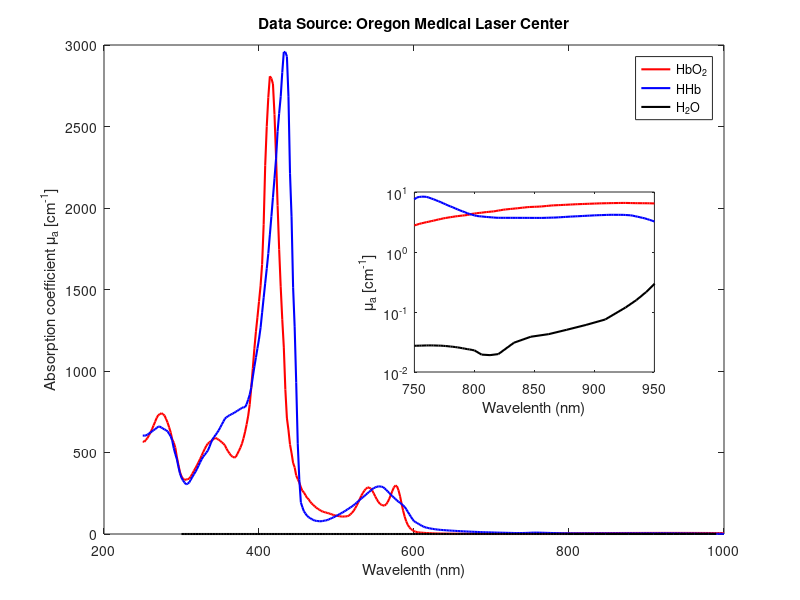

This figure's MATLAB source:
function [mua,coeff]=HbAbsCoeffs()

%MOLAR EXTINCTION CEOFFICIENTS (cm-1/M)
%To convert this data to absorption coefficient
%in (cm-1), multiply by the molar concentration and 2.303,
%
% \mu_a = (2.303) e (x g/liter)/(64,500 g Hb/mole) 
%
%where x is the number of grams per liter. A typical
%value of x for whole blood is x=150 g Hb/liter. 
%
%downloaded from OMLC by FOE (18-Aug-2008)


%lambda	Hb02	Hb
%nm	cm-1/M	cm-1/M
coeff=[...
250	106112	112736; ...
252	105552	112736; ...
254	107660	112736; ...
256	109788	113824; ...
258	112944	115040; ...
260	116376	116296; ...
262	120188	117564; ...
264	124412	118876; ...
266	128696	120208; ...
268	133064	121544; ...
270	136068	122880; ...
272	137232	123096; ...
274	138408	121952; ...
276	137424	120808; ...
278	135820	119840; ...
280	131936	118872; ...
282	127720	117628; ...
284	122280	114820; ...
286	116508	112008; ...
288	108484	107140; ...
290	104752	98364; ...
292	98936	91636; ...
294	88136	85820; ...
296	79316	77100; ...
298	70884	69444; ...
300	65972	64440; ...
302	63208	61300; ...
304	61952	58828; ...
306	62352	56908; ...
308	62856	57620; ...
310	63352	59156; ...
312	65972	62248; ...
314	69016	65344; ...
316	72404	68312; ...
318	75536	71208; ...
320	78752	74508; ...
322	82256	78284; ...
324	85972	82060; ...
326	89796	85592; ...
328	93768	88516; ...
330	97512	90856; ...
332	100964	93192; ...
334	103504	95532; ...
336	104968	99792; ...
338	106452	104476; ...
340	107884	108472; ...
342	109060	110996; ...
344	110092	113524; ...
346	109032	116052; ...
348	107984	118752; ...
350	106576	122092; ...
352	105040	125436; ...
354	103696	128776; ...
356	101568	132120; ...
358	97828	133632; ...
360	94744	134940; ...
362	92248	136044; ...
364	89836	136972; ...
366	88484	137900; ...
368	87512	138856; ...
370	88176	139968; ...
372	91592	141084; ...
374	95140	142196; ...
376	98936	143312; ...
378	103432	144424; ...
380	109564	145232; ...
382	116968	145232; ...
384	125420	148668; ...
386	135132	153908; ...
388	148100	159544; ...
390	167748	167780; ...
392	189740	180004; ...
394	212060	191540; ...
396	231612	202124; ...
398	248404	212712; ...
400	266232	223296; ...
402	284224	236188; ...
404	308716	253368; ...
406	354208	270548; ...
408	422320	287356; ...
410	466840	303956; ...
412	500200	321344; ...
414	524280	342596; ...
416	521880	363848; ...
418	515520	385680; ...
420	480360	407560; ...
422	431880	429880; ...
424	376236	461200; ...
426	326032	481840; ...
428	283112	500840; ...
430	246072	528600; ...
432	214120	552160; ...
434	165332	552160; ...
436	132820	547040; ...
438	119140	501560; ...
440	102580	413280; ...
442	92780	363240; ...
444	81444	282724; ...
446	76324	237224; ...
448	67044	173320; ...
450	62816	103292; ...
452	58864	62640; ...
454	53552	36170; ...
456	49496	30698.8; ...
458	47496	25886.4; ...
460	44480	23388.8; ...
462	41320	20891.2; ...
464	39807.2	19260.8; ...
466	37073.2	18142.4; ...
468	34870.8	17025.6; ...
470	33209.2	16156.4; ...
472	31620	15310; ...
474	30113.6	15048.4; ...
476	28850.8	14792.8; ...
478	27718	14657.2; ...
480	26629.2	14550; ...
482	25701.6	14881.2; ...
484	25180.4	15212.4; ...
486	24669.6	15543.6; ...
488	24174.8	15898; ...
490	23684.4	16684; ...
492	23086.8	17469.6; ...
494	22457.6	18255.6; ...
496	21850.4	19041.2; ...
498	21260	19891.2; ...
500	20932.8	20862; ...
502	20596.4	21832.8; ...
504	20418	22803.6; ...
506	19946	23774.4; ...
508	19996	24745.2; ...
510	20035.2	25773.6; ...
512	20150.4	26936.8; ...
514	20429.2	28100; ...
516	21001.6	29263.2; ...
518	22509.6	30426.4; ...
520	24202.4	31589.6; ...
522	26450.4	32851.2; ...
524	29269.2	34397.6; ...
526	32496.4	35944; ...
528	35990	37490; ...
530	39956.8	39036.4; ...
532	43876	40584; ...
534	46924	42088; ...
536	49752	43592; ...
538	51712	45092; ...
540	53236	46592; ...
542	53292	48148; ...
544	52096	49708; ...
546	49868	51268; ...
548	46660	52496; ...
550	43016	53412; ...
552	39675.2	54080; ...
554	36815.2	54520; ...
556	34476.8	54540; ...
558	33456	54164; ...
560	32613.2	53788; ...
562	32620	52276; ...
564	33915.6	50572; ...
566	36495.2	48828; ...
568	40172	46948; ...
570	44496	45072; ...
572	49172	43340; ...
574	53308	41716; ...
576	55540	40092; ...
578	54728	38467.6; ...
580	50104	37020; ...
582	43304	35676.4; ...
584	34639.6	34332.8; ...
586	26600.4	32851.6; ...
588	19763.2	31075.2; ...
590	14400.8	28324.4; ...
592	10468.4	25470; ...
594	7678.8	22574.8; ...
596	5683.6	19800; ...
598	4504.4	17058.4; ...
600	3200	14677.2; ...
602	2664	13622.4; ...
604	2128	12567.6; ...
606	1789.2	11513.2; ...
608	1647.6	10477.6; ...
610	1506	9443.6; ...
612	1364.4	8591.2; ...
614	1222.8	7762; ...
616	1110	7344.8; ...
618	1026	6927.2; ...
620	942	6509.6; ...
622	858	6193.2; ...
624	774	5906.8; ...
626	707.6	5620; ...
628	658.8	5366.8; ...
630	610	5148.8; ...
632	561.2	4930.8; ...
634	512.4	4730.8; ...
636	478.8	4602.4; ...
638	460.4	4473.6; ...
640	442	4345.2; ...
642	423.6	4216.8; ...
644	405.2	4088.4; ...
646	390.4	3965.08; ...
648	379.2	3857.6; ...
650	368	3750.12; ...
652	356.8	3642.64; ...
654	345.6	3535.16; ...
656	335.2	3427.68; ...
658	325.6	3320.2; ...
660	319.6	3226.56; ...
662	314	3140.28; ...
664	308.4	3053.96; ...
666	302.8	2967.68; ...
668	298	2881.4; ...
670	294	2795.12; ...
672	290	2708.84; ...
674	285.6	2627.64; ...
676	282	2554.4; ...
678	279.2	2481.16; ...
680	277.6	2407.92; ...
682	276	2334.68; ...
684	274.4	2261.48; ...
686	272.8	2188.24; ...
688	274.4	2115; ...
690	276	2051.96; ...
692	277.6	2000.48; ...
694	279.2	1949.04; ...
696	282	1897.56; ...
698	286	1846.08; ...
700	290	1794.28; ...
702	294	1741; ...
704	298	1687.76; ...
706	302.8	1634.48; ...
708	308.4	1583.52; ...
710	314	1540.48; ...
712	319.6	1497.4; ...
714	325.2	1454.36; ...
716	332	1411.32; ...
718	340	1368.28; ...
720	348	1325.88; ...
722	356	1285.16; ...
724	364	1244.44; ...
726	372.4	1203.68; ...
728	381.2	1152.8; ...
730	390	1102.2; ...
732	398.8	1102.2; ...
734	407.6	1102.2; ...
736	418.8	1101.76; ...
738	432.4	1100.48; ...
740	446	1115.88; ...
742	459.6	1161.64; ...
744	473.2	1207.4; ...
746	487.6	1266.04; ...
748	502.8	1333.24; ...
750	518	1405.24; ...
752	533.2	1515.32; ...
754	548.4	1541.76; ...
756	562	1560.48; ...
758	574	1560.48; ...
760	586	1548.52; ...
762	598	1508.44; ...
764	610	1459.56; ...
766	622.8	1410.52; ...
768	636.4	1361.32; ...
770	650	1311.88; ...
772	663.6	1262.44; ...
774	677.2	1213; ...
776	689.2	1163.56; ...
778	699.6	1114.8; ...
780	710	1075.44; ...
782	720.4	1036.08; ...
784	730.8	996.72; ...
786	740	957.36; ...
788	748	921.8; ...
790	756	890.8; ...
792	764	859.8; ...
794	772	828.8; ...
796	786.4	802.96; ...
798	807.2	782.36; ...
800	816	761.72; ...
802	828	743.84; ...
804	836	737.08; ...
806	844	730.28; ...
808	856	723.52; ...
810	864	717.08; ...
812	872	711.84; ...
814	880	706.6; ...
816	887.2	701.32; ...
818	901.6	696.08; ...
820	916	693.76; ...
822	930.4	693.6; ...
824	944.8	693.48; ...
826	956.4	693.32; ...
828	965.2	693.2; ...
830	974	693.04; ...
832	982.8	692.92; ...
834	991.6	692.76; ...
836	1001.2	692.64; ...
838	1011.6	692.48; ...
840	1022	692.36; ...
842	1032.4	692.2; ...
844	1042.8	691.96; ...
846	1050	691.76; ...
848	1054	691.52; ...
850	1058	691.32; ...
852	1062	691.08; ...
854	1066	690.88; ...
856	1072.8	690.64; ...
858	1082.4	692.44; ...
860	1092	694.32; ...
862	1101.6	696.2; ...
864	1111.2	698.04; ...
866	1118.4	699.92; ...
868	1123.2	701.8; ...
870	1128	705.84; ...
872	1132.8	709.96; ...
874	1137.6	714.08; ...
876	1142.8	718.2; ...
878	1148.4	722.32; ...
880	1154	726.44; ...
882	1159.6	729.84; ...
884	1165.2	733.2; ...
886	1170	736.6; ...
888	1174	739.96; ...
890	1178	743.6; ...
892	1182	747.24; ...
894	1186	750.88; ...
896	1190	754.52; ...
898	1194	758.16; ...
900	1198	761.84; ...
902	1202	765.04; ...
904	1206	767.44; ...
906	1209.2	769.8; ...
908	1211.6	772.16; ...
910	1214	774.56; ...
912	1216.4	776.92; ...
914	1218.8	778.4; ...
916	1220.8	778.04; ...
918	1222.4	777.72; ...
920	1224	777.36; ...
922	1225.6	777.04; ...
924	1227.2	776.64; ...
926	1226.8	772.36; ...
928	1224.4	768.08; ...
930	1222	763.84; ...
932	1219.6	752.28; ...
934	1217.2	737.56; ...
936	1215.6	722.88; ...
938	1214.8	708.16; ...
940	1214	693.44; ...
942	1213.2	678.72; ...
944	1212.4	660.52; ...
946	1210.4	641.08; ...
948	1207.2	621.64; ...
950	1204	602.24; ...
952	1200.8	583.4; ...
954	1197.6	568.92; ...
956	1194	554.48; ...
958	1190	540.04; ...
960	1186	525.56; ...
962	1182	511.12; ...
964	1178	495.36; ...
966	1173.2	473.32; ...
968	1167.6	451.32; ...
970	1162	429.32; ...
972	1156.4	415.28; ...
974	1150.8	402.28; ...
976	1144	389.288; ...
978	1136	374.944; ...
980	1128	359.656; ...
982	1120	344.372; ...
984	1112	329.084; ...
986	1102.4	313.796; ...
988	1091.2	298.508; ...
990	1080	283.22; ...
992	1068.8	267.932; ...
994	1057.6	252.648; ...
996	1046.4	237.36; ...
998	1035.2	222.072; ...
1000	1024	206.784];

%Conversion to absorption coefficient
% \mu_a = (2.303) e (x g/liter)/(64,500 g Hb/mole) 
tmpmua = (2.303).* coeff(:,2:3).* (150/64500);
mua=[coeff(:,1) tmpmua];

c=coeff;
%c=mua;
ytag='Molar extinction coefficient \epsilon [cm^{-1}/M]';
ytagShort='\epsilon [cm^{-1}/M]';
%ytag='Absorption coefficient \mu_a [cm^{-1}]';
%ytagShort='\mu_a [cm^{-1}]';



%%================================
%% Figure for Dan thesis
%%================================
% lineWidth=1.5;
% %scale='linear';
% scale='log';
% figure
% axes
% hold on
% if strcmp(scale,'log')
%     semilogy(c(:,1),c(:,2),'r-',c(:,1),c(:,3),'b-','LineWidth',lineWidth);
%     %semilogy(,'LineWidth',lineWidth);
% else %linear scale
%     plot(c(:,1),c(:,2),'r-','LineWidth',lineWidth);
%     plot(c(:,1),c(:,3),'b-','LineWidth',lineWidth);
% end
% box on, grid on
% legend('HbO_2','HHb');
% xlabel('Wavelenth (nm)');
% ylabel(ytag);
% title('Data Source: Oregon Medical Laser Center');
% 
% scale='linear';
% lowWLength=650;%480;
% highWLength=1000;%630;
% lowWavelengthIdx=find(c(:,1)==lowWLength);
% highWavelengthIdx=find(c(:,1)==highWLength);
% hZoom = axes('units','normalized','position',[0.518 0.38 0.3 0.3]);
% hold on
% if strcmp(scale,'log')
%     semilogy(c(lowWavelengthIdx:highWavelengthIdx,1),...
%         c(lowWavelengthIdx:highWavelengthIdx,2),...
%         'r-','LineWidth',lineWidth);
%     semilogy(c(lowWavelengthIdx:highWavelengthIdx,1),...
%         c(lowWavelengthIdx:highWavelengthIdx,3),...
%         'b-','LineWidth',lineWidth);
% else %linear scale
%     plot(c(lowWavelengthIdx:highWavelengthIdx,1),...
%         c(lowWavelengthIdx:highWavelengthIdx,2),...
%         'r-','LineWidth',lineWidth);
%     plot(c(lowWavelengthIdx:highWavelengthIdx,1),...
%         c(lowWavelengthIdx:highWavelengthIdx,3),...
%             'b-','LineWidth',lineWidth);
% end
% box on, grid on
% %legend('HbO_2','HHb');
% set(hZoom,'XLim',[lowWLength highWLength]);
% set(hZoom,'YLim',[0 4000]);
% xlabel('Wavelenth (nm)');
% ylabel(ytagShort);




%%================================
%% Figure for Dave thesis
%%================================
c=mua;
w_mua = getWaterAbsorption();
ytag='Absorption coefficient \mu_a [cm^{-1}]';
ytagShort='\mu_a [cm^{-1}]';

lineWidth=1.5;
scale='linear';
%scale='log';
figure
axes
hold on
plot(c(:,1),c(:,2),'r-','LineWidth',lineWidth);
plot(c(:,1),c(:,3),'b-','LineWidth',lineWidth);
idx = find(w_mua(:,1)<1000,1,'last');
plot(w_mua(1:idx,1),w_mua(1:idx,2),'k-','LineWidth',lineWidth);
if strcmp(scale,'log')
    set(gca,'YScale','log');
    %set(hZoom,'YLim',[0.001 101]);
    %set(hZoom,'YTick',[0.001 0.01 0.1 1 10 100]);
else %linear scale
    %set(hZoom,'YLim',[0 25]);
end
box on, %grid on
legend('HbO_2','HHb','H_2O');
xlabel('Wavelenth (nm)');
ylabel(ytag);
title('Data Source: Oregon Medical Laser Center');

largeplotscale=scale;
scale='log';
lowWLength=750;%480;
highWLength=950;%630;
lowWavelengthIdx=find(c(:,1)==lowWLength);
highWavelengthIdx=find(c(:,1)==highWLength);
w_lowWavelengthIdx=find(w_mua(:,1)<=lowWLength,1,'last');
w_highWavelengthIdx=find(w_mua(:,1)>=highWLength,1,'first');
hZoom = axes('units','normalized','position',[0.518 0.38 0.3 0.3]);
if strcmp(largeplotscale,'log')
    set(hZoom,'position',[0.16 0.38 0.3 0.3]);
    set(hZoom,'YAxisLocation','right');
end
hold on
plot(c(lowWavelengthIdx:highWavelengthIdx,1),...
    c(lowWavelengthIdx:highWavelengthIdx,2),...
    'r-','LineWidth',lineWidth);
plot(c(lowWavelengthIdx:highWavelengthIdx,1),...
    c(lowWavelengthIdx:highWavelengthIdx,3),...
    'b-','LineWidth',lineWidth);
plot(w_mua(w_lowWavelengthIdx:w_highWavelengthIdx,1),...
    w_mua(w_lowWavelengthIdx:w_highWavelengthIdx,2),...
    'k-','LineWidth',lineWidth);
if strcmp(scale,'log')
    set(gca,'YScale','log');
    set(hZoom,'YLim',[0.001 101]);
    set(hZoom,'YTick',[0.001 0.01 0.1 1 10 100]);
else %linear scale
    set(hZoom,'YLim',[0 25]);
end
box on, %grid on
%legend('HbO_2','HHb','H_2O');
set(hZoom,'XLim',[lowWLength highWLength]);
if strcmp(scale,'log')
    set(hZoom,'YLim',[10^-2 10^1]);
end
xlabel('Wavelenth (nm)');
ylabel(ytagShort);





end


%% AUXILIAR FUNCTIONS
function w_mua = getWaterAbsorption()
%WATER ABSORPTION COEFFICIENT
%
% Two datasets are combined as they cover different range of the spectrum
%and I couldn't find a single source covering the whole spectrum
%

%Data from:
%H. Buiteveld and J. M. H. Hakvoort and M. Donze, "The optical properties
%of pure water," in SPIE Proceedings on Ocean Optics XII, edited by J. S.
%Jaffe, 2258, 174--183, (1994).
%
% in Oregon Medical Laser Center:
% http://omlc.ogi.edu/spectra/water/data/buiteveld94.dat
%
% A few other measurements by other authors are available.
%I choose this one because it gives a reasonable spectra (300 to 800nm)
%and it is one of the newest.

%lambda	 absorption
% (nm) 	   (1/cm)   
w_mua_buiteveld = [300	 0.000382; ...
302	 0.000361; ...
304	 0.000341; ...
306	 0.000323; ...
308	 0.000305; ...
310	 0.000288; ...
312	 0.000272; ...
314	 0.000257; ...
316	 0.000242; ...
318	 0.000228; ...
320	 0.000215; ...
322	 0.000203; ...
324	 0.000191; ...
326	 0.00018; ...
328	 0.00017; ...
330	 0.00016; ...
332	 0.000151; ...
334	 0.000142; ...
336	 0.000134; ...
338	 0.000127; ...
340	 0.000119; ...
342	 0.000113; ...
344	 0.000107; ...
346	 0.000101; ...
348	 9.6e-05; ...
350	 9.1e-05; ...
352	 8.6e-05; ...
354	 8.2e-05; ...
356	 7.8e-05; ...
358	 7.5e-05; ...
360	 7.1e-05; ...
362	 6.9e-05; ...
364	 6.6e-05; ...
366	 6.4e-05; ...
368	 6.2e-05; ...
370	 6e-05; ...
372	 5.8e-05; ...
374	 5.7e-05; ...
376	 5.6e-05; ...
378	 5.5e-05; ...
380	 5.4e-05; ...
382	 5.4e-05; ...
384	 5.3e-05; ...
386	 5.3e-05; ...
388	 5.3e-05; ...
390	 5.4e-05; ...
392	 5.4e-05; ...
394	 5.4e-05; ...
396	 5.5e-05; ...
398	 5.6e-05; ...
400	 5.8e-05; ...
402	 5.9e-05; ...
404	 6.1e-05; ...
406	 6.3e-05; ...
408	 6.5e-05; ...
410	 6.7e-05; ...
412	 6.9e-05; ...
414	 7.2e-05; ...
416	 7.4e-05; ...
418	 7.6e-05; ...
420	 7.9e-05; ...
422	 8.2e-05; ...
424	 8.4e-05; ...
426	 8.7e-05; ...
428	 8.9e-05; ...
430	 9.2e-05; ...
432	 9.4e-05; ...
434	 9.7e-05; ...
436	 9.9e-05; ...
438	 0.000102; ...
440	 0.000104; ...
442	 0.000106; ...
444	 0.000108; ...
446	 0.00011; ...
448	 0.000112; ...
450	 0.000114; ...
452	 0.000116; ...
454	 0.000118; ...
456	 0.00012; ...
458	 0.000122; ...
460	 0.000124; ...
462	 0.000126; ...
464	 0.000128; ...
466	 0.00013; ...
468	 0.000133; ...
470	 0.000135; ...
472	 0.000138; ...
474	 0.000141; ...
476	 0.000144; ...
478	 0.000148; ...
480	 0.000152; ...
482	 0.000157; ...
484	 0.000162; ...
486	 0.000167; ...
488	 0.000174; ...
490	 0.000181; ...
492	 0.000189; ...
494	 0.000198; ...
496	 0.000209; ...
498	 0.000223; ...
500	 0.000238; ...
502	 0.000255; ...
504	 0.000273; ...
506	 0.000291; ...
508	 0.00031; ...
510	 0.000329; ...
512	 0.000349; ...
514	 0.000368; ...
516	 0.000386; ...
518	 0.000404; ...
520	 0.000409; ...
522	 0.000416; ...
524	 0.000409; ...
526	 0.000427; ...
528	 0.000423; ...
530	 0.000429; ...
532	 0.000445; ...
534	 0.000456; ...
536	 0.00047; ...
538	 0.00048; ...
540	 0.000495; ...
542	 0.000503; ...
544	 0.000527; ...
546	 0.000544; ...
548	 0.000564; ...
550	 0.000588; ...
552	 0.000611; ...
554	 0.000631; ...
556	 0.000646; ...
558	 0.000658; ...
560	 0.000672; ...
562	 0.000686; ...
564	 0.000699; ...
566	 0.000718; ...
568	 0.000734; ...
570	 0.000759; ...
572	 0.000787; ...
574	 0.000819; ...
576	 0.000858; ...
578	 0.000896; ...
580	 0.000952; ...
582	 0.001; ...
584	 0.001079; ...
586	 0.001159; ...
588	 0.001253; ...
590	 0.001356; ...
592	 0.001459; ...
594	 0.001567; ...
596	 0.0017; ...
598	 0.00186; ...
600	 0.002224; ...
602	 0.002366; ...
604	 0.002448; ...
606	 0.002587; ...
608	 0.002653; ...
610	 0.002691; ...
612	 0.002715; ...
614	 0.00274; ...
616	 0.002764; ...
618	 0.002785; ...
620	 0.00281; ...
622	 0.002839; ...
624	 0.002868; ...
626	 0.002893; ...
628	 0.002922; ...
630	 0.002955; ...
632	 0.002988; ...
634	 0.003011; ...
636	 0.003038; ...
638	 0.003076; ...
640	 0.003111; ...
642	 0.003144; ...
644	 0.003181; ...
646	 0.003223; ...
648	 0.003263; ...
650	 0.003315; ...
652	 0.003362; ...
654	 0.003423; ...
656	 0.003508; ...
658	 0.003636; ...
660	 0.003791; ...
662	 0.003931; ...
664	 0.004019; ...
666	 0.004072; ...
668	 0.004098; ...
670	 0.004122; ...
672	 0.00415; ...
674	 0.004173; ...
676	 0.004223; ...
678	 0.00427; ...
680	 0.004318; ...
682	 0.004381; ...
684	 0.004458; ...
686	 0.004545; ...
688	 0.004646; ...
690	 0.00476; ...
692	 0.004903; ...
694	 0.005071; ...
696	 0.005244; ...
698	 0.00547; ...
700	 0.005722; ...
702	 0.005995; ...
704	 0.006303; ...
706	 0.006628; ...
708	 0.006993; ...
710	 0.007415; ...
712	 0.007893; ...
714	 0.008445; ...
716	 0.009109; ...
718	 0.009871; ...
720	 0.010724; ...
722	 0.011679; ...
724	 0.012684; ...
726	 0.013719; ...
728	 0.01487; ...
730	 0.016211; ...
732	 0.017872; ...
734	 0.019917; ...
736	 0.022074; ...
738	 0.023942; ...
740	 0.025319; ...
742	 0.026231; ...
744	 0.026723; ...
746	 0.027021; ...
748	 0.027216; ...
750	 0.027334; ...
752	 0.027413; ...
754	 0.027478; ...
756	 0.027542; ...
758	 0.027628; ...
760	 0.02771; ...
762	 0.027733; ...
764	 0.027742; ...
766	 0.027701; ...
768	 0.02761; ...
770	 0.027542; ...
772	 0.027482; ...
774	 0.027305; ...
776	 0.027097; ...
778	 0.026896; ...
780	 0.02659; ...
782	 0.026332; ...
784	 0.026062; ...
786	 0.025702; ...
788	 0.025335; ...
790	 0.024924; ...
792	 0.024481; ...
794	 0.024083; ...
796	 0.023742; ...
798	 0.023332; ...
800	 0.022932];


%Data from:
%K. F. Palmer and D. Williams, "Optical properties of water in
%the near infrared," J. Opt. Soc. Am., 64, 1107--1110, (1974)
%
% in Oregon Medical Laser Center:
% http://omlc.ogi.edu/spectra/water/data/palmer74.dat
%
%This one complements nicely Buiteveld's data in the infrared.

w_mua_palmer = [2632	 193; ...
2564	 111; ...
2500	 95.7; ...
2439	 63.5; ...
2381	 41.8; ...
2326	 29.3; ...
2273	 23; ...
2198	 19.3; ...
2128	 23.6; ...
2083	 31; ...
2041	 45; ...
2000	 69.2; ...
1961	 109; ...
1927	 124; ...
1887	 57.5; ...
1852	 10.8; ...
1818	 9.44; ...
1802	 9.48; ...
1786	 9.18; ...
1754	 7.6; ...
1724	 6.23; ...
1695	 5.65; ...
1667	 5.65; ...
1639	 6.07; ...
1613	 6.8; ...
1587	 8.07; ...
1563	 9.68; ...
1538	 12.1; ...
1515	 15.6; ...
1493	 21.7; ...
1471	 28.5; ...
1443	 31.7; ...
1429	 31; ...
1408	 21.5; ...
1389	 9.13; ...
1370	 5.45; ...
1351	 3.87; ...
1333	 2.25; ...
1316	 1.67; ...
1299	 1.34; ...
1282	 1.13; ...
1266	 1.07; ...
1250	 1.11; ...
1235	 1.17; ...
1220	 1.22; ...
1205	 1.25; ...
1190	 1.25; ...
1176	 1.23; ...
1163	 1.18; ...
1149	 0.97; ...
1136	 0.548; ...
1124	 0.323; ...
1111	 0.232; ...
1099	 0.192; ...
1087	 0.166; ...
1070	 0.148; ...
1053	 0.164; ...
1042	 0.19; ...
1031	 0.231; ...
1020	 0.285; ...
1010	 0.351; ...
1000	 0.416; ...
990	 0.469; ...
980	 0.502; ...
973	 0.514; ...
962	 0.471; ...
952	 0.322; ...
943	 0.214; ...
935	 0.158; ...
926	 0.119; ...
909	 0.075; ...
893	 0.0609; ...
877	 0.0506; ...
862	 0.0428; ...
847	 0.0387; ...
833	 0.0308; ...
820	 0.0199; ...
813	 0.0191; ...
806	 0.0195; ...
794	 0.021; ...
781	 0.023; ...
769	 0.0251; ...
758	 0.0272; ...
752	 0.0281; ...
746	 0.0275; ...
735	 0.0238; ...
725	 0.0134; ...
714	 0.0098; ...
702	 0.0069; ...
690	 0.0049];

%Reverse, and crop from 800 and above
w_mua_palmer = sortrows(w_mua_palmer);
idx = find(w_mua_palmer(:,1)>800,1,'first');
w_mua_palmer = w_mua_palmer(idx:end,:);

w_mua=[w_mua_buiteveld; w_mua_palmer];
end
